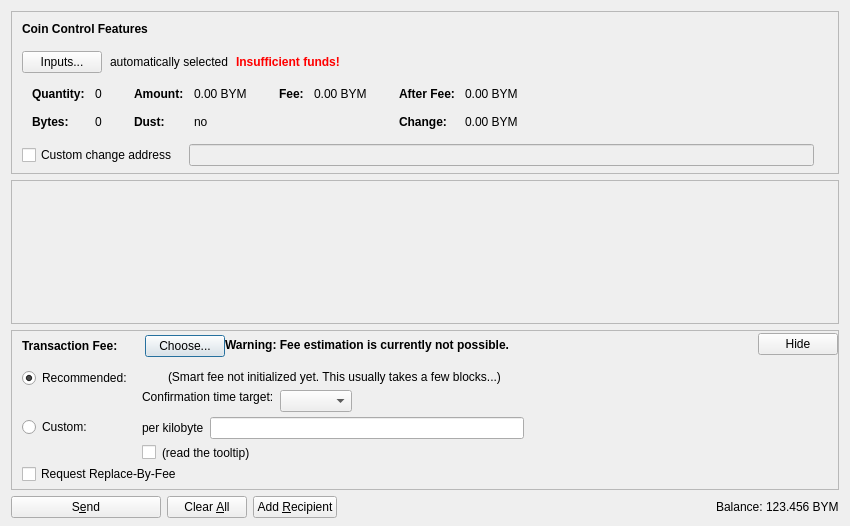
<?xml version="1.0" encoding="UTF-8"?>
<ui version="4.0">
 <class>SendCoinsDialog</class>
 <widget class="QDialog" name="SendCoinsDialog">
  <property name="geometry">
   <rect>
    <x>0</x>
    <y>0</y>
    <width>850</width>
    <height>526</height>
   </rect>
  </property>
  <property name="windowTitle">
   <string>Send Coins</string>
  </property>
  <layout class="QVBoxLayout" name="verticalLayout" stretch="0,1,0,0">
   <property name="bottomMargin">
    <number>8</number>
   </property>
   <item>
    <widget class="QFrame" name="frameCoinControl">
     <property name="sizePolicy">
      <sizepolicy hsizetype="Expanding" vsizetype="Expanding">
       <horstretch>0</horstretch>
       <verstretch>0</verstretch>
      </sizepolicy>
     </property>
     <property name="maximumSize">
      <size>
       <width>16777215</width>
       <height>16777215</height>
      </size>
     </property>
     <property name="frameShape">
      <enum>QFrame::StyledPanel</enum>
     </property>
     <property name="frameShadow">
      <enum>QFrame::Sunken</enum>
     </property>
     <layout class="QVBoxLayout" name="verticalLayoutCoinControl2">
      <property name="spacing">
       <number>0</number>
      </property>
      <property name="leftMargin">
       <number>0</number>
      </property>
      <property name="topMargin">
       <number>0</number>
      </property>
      <property name="rightMargin">
       <number>0</number>
      </property>
      <property name="bottomMargin">
       <number>6</number>
      </property>
      <item>
       <layout class="QVBoxLayout" name="verticalLayoutCoinControl" stretch="0,0,0,0,1">
        <property name="spacing">
         <number>0</number>
        </property>
        <property name="leftMargin">
         <number>10</number>
        </property>
        <property name="topMargin">
         <number>10</number>
        </property>
        <item>
         <layout class="QHBoxLayout" name="horizontalLayoutCoinControl1">
          <property name="bottomMargin">
           <number>15</number>
          </property>
          <item>
           <widget class="QLabel" name="labelCoinControlFeatures">
            <property name="sizePolicy">
             <sizepolicy hsizetype="Preferred" vsizetype="Maximum">
              <horstretch>0</horstretch>
              <verstretch>0</verstretch>
             </sizepolicy>
            </property>
            <property name="font">
             <font>
              <weight>75</weight>
              <bold>true</bold>
             </font>
            </property>
            <property name="styleSheet">
             <string notr="true">font-weight:bold;</string>
            </property>
            <property name="text">
             <string>Coin Control Features</string>
            </property>
           </widget>
          </item>
         </layout>
        </item>
        <item>
         <layout class="QHBoxLayout" name="horizontalLayoutCoinControl2" stretch="0,0,0,0">
          <property name="spacing">
           <number>8</number>
          </property>
          <property name="bottomMargin">
           <number>10</number>
          </property>
          <item>
           <widget class="QPushButton" name="pushButtonCoinControl">
            <property name="styleSheet">
             <string notr="true"/>
            </property>
            <property name="text">
             <string>Inputs...</string>
            </property>
            <property name="autoDefault">
             <bool>false</bool>
            </property>
           </widget>
          </item>
          <item>
           <widget class="QLabel" name="labelCoinControlAutomaticallySelected">
            <property name="text">
             <string>automatically selected</string>
            </property>
            <property name="margin">
             <number>5</number>
            </property>
           </widget>
          </item>
          <item>
           <widget class="QLabel" name="labelCoinControlInsuffFunds">
            <property name="font">
             <font>
              <weight>75</weight>
              <bold>true</bold>
             </font>
            </property>
            <property name="styleSheet">
             <string notr="true">color:red;font-weight:bold;</string>
            </property>
            <property name="text">
             <string>Insufficient funds!</string>
            </property>
            <property name="margin">
             <number>5</number>
            </property>
           </widget>
          </item>
          <item>
           <spacer name="horizontalSpacerCoinControl">
            <property name="orientation">
             <enum>Qt::Horizontal</enum>
            </property>
            <property name="sizeHint" stdset="0">
             <size>
              <width>40</width>
              <height>1</height>
             </size>
            </property>
           </spacer>
          </item>
         </layout>
        </item>
        <item>
         <widget class="QWidget" name="widgetCoinControl" native="true">
          <property name="sizePolicy">
           <sizepolicy hsizetype="Preferred" vsizetype="Preferred">
            <horstretch>0</horstretch>
            <verstretch>0</verstretch>
           </sizepolicy>
          </property>
          <property name="minimumSize">
           <size>
            <width>0</width>
            <height>0</height>
           </size>
          </property>
          <property name="styleSheet">
           <string notr="true"/>
          </property>
          <layout class="QHBoxLayout" name="horizontalLayoutCoinControl5">
           <property name="leftMargin">
            <number>0</number>
           </property>
           <property name="topMargin">
            <number>0</number>
           </property>
           <property name="rightMargin">
            <number>0</number>
           </property>
           <property name="bottomMargin">
            <number>0</number>
           </property>
           <item>
            <layout class="QHBoxLayout" name="horizontalLayoutCoinControl3" stretch="0,0,0,1">
             <property name="spacing">
              <number>20</number>
             </property>
             <property name="topMargin">
              <number>0</number>
             </property>
             <property name="bottomMargin">
              <number>10</number>
             </property>
             <item>
              <layout class="QFormLayout" name="formLayoutCoinControl1">
               <property name="horizontalSpacing">
                <number>10</number>
               </property>
               <property name="verticalSpacing">
                <number>14</number>
               </property>
               <property name="leftMargin">
                <number>10</number>
               </property>
               <property name="topMargin">
                <number>4</number>
               </property>
               <property name="rightMargin">
                <number>6</number>
               </property>
               <item row="0" column="0">
                <widget class="QLabel" name="labelCoinControlQuantityText">
                 <property name="font">
                  <font>
                   <weight>75</weight>
                   <bold>true</bold>
                  </font>
                 </property>
                 <property name="text">
                  <string>Quantity:</string>
                 </property>
                 <property name="margin">
                  <number>0</number>
                 </property>
                </widget>
               </item>
               <item row="0" column="1">
                <widget class="QLabel" name="labelCoinControlQuantity">
                 <property name="cursor">
                  <cursorShape>IBeamCursor</cursorShape>
                 </property>
                 <property name="contextMenuPolicy">
                  <enum>Qt::ActionsContextMenu</enum>
                 </property>
                 <property name="text">
                  <string notr="true">0</string>
                 </property>
                 <property name="margin">
                  <number>0</number>
                 </property>
                 <property name="textInteractionFlags">
                  <set>Qt::LinksAccessibleByMouse|Qt::TextSelectableByKeyboard|Qt::TextSelectableByMouse</set>
                 </property>
                </widget>
               </item>
               <item row="1" column="0">
                <widget class="QLabel" name="labelCoinControlBytesText">
                 <property name="font">
                  <font>
                   <weight>75</weight>
                   <bold>true</bold>
                  </font>
                 </property>
                 <property name="text">
                  <string>Bytes:</string>
                 </property>
                </widget>
               </item>
               <item row="1" column="1">
                <widget class="QLabel" name="labelCoinControlBytes">
                 <property name="cursor">
                  <cursorShape>IBeamCursor</cursorShape>
                 </property>
                 <property name="contextMenuPolicy">
                  <enum>Qt::ActionsContextMenu</enum>
                 </property>
                 <property name="text">
                  <string notr="true">0</string>
                 </property>
                 <property name="textInteractionFlags">
                  <set>Qt::LinksAccessibleByMouse|Qt::TextSelectableByKeyboard|Qt::TextSelectableByMouse</set>
                 </property>
                </widget>
               </item>
              </layout>
             </item>
             <item>
              <layout class="QFormLayout" name="formLayoutCoinControl2">
               <property name="horizontalSpacing">
                <number>10</number>
               </property>
               <property name="verticalSpacing">
                <number>14</number>
               </property>
               <property name="leftMargin">
                <number>6</number>
               </property>
               <property name="topMargin">
                <number>4</number>
               </property>
               <property name="rightMargin">
                <number>6</number>
               </property>
               <item row="0" column="0">
                <widget class="QLabel" name="labelCoinControlAmountText">
                 <property name="font">
                  <font>
                   <weight>75</weight>
                   <bold>true</bold>
                  </font>
                 </property>
                 <property name="text">
                  <string>Amount:</string>
                 </property>
                 <property name="margin">
                  <number>0</number>
                 </property>
                </widget>
               </item>
               <item row="0" column="1">
                <widget class="QLabel" name="labelCoinControlAmount">
                 <property name="cursor">
                  <cursorShape>IBeamCursor</cursorShape>
                 </property>
                 <property name="contextMenuPolicy">
                  <enum>Qt::ActionsContextMenu</enum>
                 </property>
                 <property name="text">
                  <string notr="true">0.00 BYM</string>
                 </property>
                 <property name="textInteractionFlags">
                  <set>Qt::LinksAccessibleByMouse|Qt::TextSelectableByKeyboard|Qt::TextSelectableByMouse</set>
                 </property>
                </widget>
               </item>
               <item row="1" column="0">
                <widget class="QLabel" name="labelCoinControlLowOutputText">
                 <property name="font">
                  <font>
                   <weight>75</weight>
                   <bold>true</bold>
                  </font>
                 </property>
                 <property name="text">
                  <string>Dust:</string>
                 </property>
                </widget>
               </item>
               <item row="1" column="1">
                <widget class="QLabel" name="labelCoinControlLowOutput">
                 <property name="cursor">
                  <cursorShape>IBeamCursor</cursorShape>
                 </property>
                 <property name="contextMenuPolicy">
                  <enum>Qt::ActionsContextMenu</enum>
                 </property>
                 <property name="text">
                  <string notr="true">no</string>
                 </property>
                 <property name="textInteractionFlags">
                  <set>Qt::LinksAccessibleByMouse|Qt::TextSelectableByKeyboard|Qt::TextSelectableByMouse</set>
                 </property>
                </widget>
               </item>
              </layout>
             </item>
             <item>
              <layout class="QFormLayout" name="formLayoutCoinControl3">
               <property name="horizontalSpacing">
                <number>10</number>
               </property>
               <property name="verticalSpacing">
                <number>14</number>
               </property>
               <property name="leftMargin">
                <number>6</number>
               </property>
               <property name="topMargin">
                <number>4</number>
               </property>
               <property name="rightMargin">
                <number>6</number>
               </property>
               <item row="0" column="0">
                <widget class="QLabel" name="labelCoinControlFeeText">
                 <property name="font">
                  <font>
                   <weight>75</weight>
                   <bold>true</bold>
                  </font>
                 </property>
                 <property name="text">
                  <string>Fee:</string>
                 </property>
                 <property name="margin">
                  <number>0</number>
                 </property>
                </widget>
               </item>
               <item row="0" column="1">
                <widget class="QLabel" name="labelCoinControlFee">
                 <property name="cursor">
                  <cursorShape>IBeamCursor</cursorShape>
                 </property>
                 <property name="contextMenuPolicy">
                  <enum>Qt::ActionsContextMenu</enum>
                 </property>
                 <property name="text">
                  <string notr="true">0.00 BYM</string>
                 </property>
                 <property name="textInteractionFlags">
                  <set>Qt::LinksAccessibleByMouse|Qt::TextSelectableByKeyboard|Qt::TextSelectableByMouse</set>
                 </property>
                </widget>
               </item>
              </layout>
             </item>
             <item>
              <layout class="QFormLayout" name="formLayoutCoinControl4">
               <property name="horizontalSpacing">
                <number>10</number>
               </property>
               <property name="verticalSpacing">
                <number>14</number>
               </property>
               <property name="leftMargin">
                <number>6</number>
               </property>
               <property name="topMargin">
                <number>4</number>
               </property>
               <property name="rightMargin">
                <number>6</number>
               </property>
               <item row="0" column="0">
                <widget class="QLabel" name="labelCoinControlAfterFeeText">
                 <property name="font">
                  <font>
                   <weight>75</weight>
                   <bold>true</bold>
                  </font>
                 </property>
                 <property name="text">
                  <string>After Fee:</string>
                 </property>
                 <property name="margin">
                  <number>0</number>
                 </property>
                </widget>
               </item>
               <item row="0" column="1">
                <widget class="QLabel" name="labelCoinControlAfterFee">
                 <property name="cursor">
                  <cursorShape>IBeamCursor</cursorShape>
                 </property>
                 <property name="contextMenuPolicy">
                  <enum>Qt::ActionsContextMenu</enum>
                 </property>
                 <property name="text">
                  <string notr="true">0.00 BYM</string>
                 </property>
                 <property name="textInteractionFlags">
                  <set>Qt::LinksAccessibleByMouse|Qt::TextSelectableByKeyboard|Qt::TextSelectableByMouse</set>
                 </property>
                </widget>
               </item>
               <item row="1" column="0">
                <widget class="QLabel" name="labelCoinControlChangeText">
                 <property name="font">
                  <font>
                   <weight>75</weight>
                   <bold>true</bold>
                  </font>
                 </property>
                 <property name="text">
                  <string>Change:</string>
                 </property>
                </widget>
               </item>
               <item row="1" column="1">
                <widget class="QLabel" name="labelCoinControlChange">
                 <property name="cursor">
                  <cursorShape>IBeamCursor</cursorShape>
                 </property>
                 <property name="contextMenuPolicy">
                  <enum>Qt::ActionsContextMenu</enum>
                 </property>
                 <property name="text">
                  <string notr="true">0.00 BYM</string>
                 </property>
                 <property name="textInteractionFlags">
                  <set>Qt::LinksAccessibleByMouse|Qt::TextSelectableByKeyboard|Qt::TextSelectableByMouse</set>
                 </property>
                </widget>
               </item>
              </layout>
             </item>
            </layout>
           </item>
          </layout>
         </widget>
        </item>
        <item>
         <layout class="QHBoxLayout" name="horizontalLayoutCoinControl4" stretch="0,0,0">
          <property name="spacing">
           <number>12</number>
          </property>
          <property name="sizeConstraint">
           <enum>QLayout::SetDefaultConstraint</enum>
          </property>
          <property name="topMargin">
           <number>5</number>
          </property>
          <property name="rightMargin">
           <number>5</number>
          </property>
          <item>
           <widget class="QCheckBox" name="checkBoxCoinControlChange">
            <property name="toolTip">
             <string>If this is activated, but the change address is empty or invalid, change will be sent to a newly generated address.</string>
            </property>
            <property name="text">
             <string>Custom change address</string>
            </property>
           </widget>
          </item>
          <item>
           <widget class="QValidatedLineEdit" name="lineEditCoinControlChange">
            <property name="enabled">
             <bool>false</bool>
            </property>
            <property name="sizePolicy">
             <sizepolicy hsizetype="Expanding" vsizetype="Fixed">
              <horstretch>0</horstretch>
              <verstretch>0</verstretch>
             </sizepolicy>
            </property>
           </widget>
          </item>
          <item>
           <widget class="QLabel" name="labelCoinControlChangeLabel">
            <property name="sizePolicy">
             <sizepolicy hsizetype="Preferred" vsizetype="Expanding">
              <horstretch>0</horstretch>
              <verstretch>0</verstretch>
             </sizepolicy>
            </property>
            <property name="minimumSize">
             <size>
              <width>0</width>
              <height>0</height>
             </size>
            </property>
            <property name="text">
             <string/>
            </property>
            <property name="margin">
             <number>3</number>
            </property>
           </widget>
          </item>
         </layout>
        </item>
        <item>
         <spacer name="verticalSpacerCoinControl">
          <property name="orientation">
           <enum>Qt::Vertical</enum>
          </property>
          <property name="sizeHint" stdset="0">
           <size>
            <width>800</width>
            <height>1</height>
           </size>
          </property>
         </spacer>
        </item>
       </layout>
      </item>
     </layout>
    </widget>
   </item>
   <item>
    <widget class="QScrollArea" name="scrollArea">
     <property name="widgetResizable">
      <bool>true</bool>
     </property>
     <widget class="QWidget" name="scrollAreaWidgetContents">
      <property name="geometry">
       <rect>
        <x>0</x>
        <y>0</y>
        <width>830</width>
        <height>104</height>
       </rect>
      </property>
      <layout class="QVBoxLayout" name="verticalLayout_2" stretch="0,1">
       <property name="leftMargin">
        <number>0</number>
       </property>
       <property name="topMargin">
        <number>0</number>
       </property>
       <property name="rightMargin">
        <number>0</number>
       </property>
       <property name="bottomMargin">
        <number>0</number>
       </property>
       <item>
        <layout class="QVBoxLayout" name="entries">
         <property name="spacing">
          <number>6</number>
         </property>
        </layout>
       </item>
       <item>
        <spacer name="verticalSpacer">
         <property name="orientation">
          <enum>Qt::Vertical</enum>
         </property>
         <property name="sizeHint" stdset="0">
          <size>
           <width>20</width>
           <height>40</height>
          </size>
         </property>
        </spacer>
       </item>
      </layout>
     </widget>
    </widget>
   </item>
   <item>
    <widget class="QFrame" name="frameFee">
     <property name="sizePolicy">
      <sizepolicy hsizetype="Expanding" vsizetype="Expanding">
       <horstretch>0</horstretch>
       <verstretch>0</verstretch>
      </sizepolicy>
     </property>
     <property name="maximumSize">
      <size>
       <width>16777215</width>
       <height>16777215</height>
      </size>
     </property>
     <property name="frameShape">
      <enum>QFrame::StyledPanel</enum>
     </property>
     <property name="frameShadow">
      <enum>QFrame::Sunken</enum>
     </property>
     <layout class="QVBoxLayout" name="verticalLayoutFee1">
      <property name="spacing">
       <number>0</number>
      </property>
      <property name="leftMargin">
       <number>0</number>
      </property>
      <property name="topMargin">
       <number>0</number>
      </property>
      <property name="rightMargin">
       <number>0</number>
      </property>
      <property name="bottomMargin">
       <number>0</number>
      </property>
      <item>
       <layout class="QVBoxLayout" name="verticalLayoutFee2" stretch="0,0,0">
        <property name="spacing">
         <number>0</number>
        </property>
        <property name="leftMargin">
         <number>10</number>
        </property>
        <property name="topMargin">
         <number>0</number>
        </property>
        <item>
         <layout class="QHBoxLayout" name="horizontalLayoutFee1">
          <property name="bottomMargin">
           <number>0</number>
          </property>
          <item>
           <layout class="QVBoxLayout" name="verticalLayoutFee7">
            <property name="spacing">
             <number>0</number>
            </property>
            <item>
             <spacer name="verticalSpacerSmartFee">
              <property name="orientation">
               <enum>Qt::Vertical</enum>
              </property>
              <property name="sizeType">
               <enum>QSizePolicy::Fixed</enum>
              </property>
              <property name="sizeHint" stdset="0">
               <size>
                <width>1</width>
                <height>4</height>
               </size>
              </property>
             </spacer>
            </item>
            <item>
             <layout class="QHBoxLayout" name="horizontalLayoutSmartFee">
              <property name="spacing">
               <number>10</number>
              </property>
              <item>
               <widget class="QLabel" name="labelFeeHeadline">
                <property name="sizePolicy">
                 <sizepolicy hsizetype="Preferred" vsizetype="Maximum">
                  <horstretch>0</horstretch>
                  <verstretch>0</verstretch>
                 </sizepolicy>
                </property>
                <property name="font">
                 <font>
                  <weight>75</weight>
                  <bold>true</bold>
                 </font>
                </property>
                <property name="styleSheet">
                 <string notr="true">font-weight:bold;</string>
                </property>
                <property name="text">
                 <string>Transaction Fee:</string>
                </property>
               </widget>
              </item>
              <item>
               <widget class="QLabel" name="labelFeeMinimized">
                <property name="text">
                 <string/>
                </property>
               </widget>
              </item>
              <item>
               <widget class="QPushButton" name="buttonChooseFee">
                <property name="text">
                 <string>Choose...</string>
                </property>
               </widget>
              </item>
             </layout>
            </item>
            <item>
             <spacer name="verticalSpacer_5">
              <property name="orientation">
               <enum>Qt::Vertical</enum>
              </property>
              <property name="sizeHint" stdset="0">
               <size>
                <width>1</width>
                <height>1</height>
               </size>
              </property>
             </spacer>
            </item>
           </layout>
          </item>
          <item>
           <widget class="QLabel" name="fallbackFeeWarningLabel">
            <property name="toolTip">
             <string>Using the fallbackfee can result in sending a transaction that will take several hours or days (or never) to confirm. Consider choosing your fee manually or wait until you have validated the complete chain.</string>
            </property>
            <property name="font">
            <font>
                <weight>75</weight>
                <bold>true</bold>
            </font>
            </property>
            <property name="text">
             <string>Warning: Fee estimation is currently not possible.</string>
            </property>
            <property name="wordWrap">
             <bool>false</bool>
            </property>
           </widget>
          </item>
          <item>
           <spacer name="horizontalSpacer_4">
            <property name="orientation">
             <enum>Qt::Horizontal</enum>
            </property>
            <property name="sizeType">
             <enum>QSizePolicy::MinimumExpanding</enum>
            </property>
            <property name="sizeHint" stdset="0">
             <size>
              <width>40</width>
              <height>20</height>
             </size>
            </property>
           </spacer>
          </item>
          <item>
           <widget class="QPushButton" name="buttonMinimizeFee">
            <property name="toolTip">
             <string>collapse fee-settings</string>
            </property>
            <property name="text">
             <string>Hide</string>
            </property>
           </widget>
          </item>
         </layout>
        </item>
        <item>
         <widget class="QFrame" name="frameFeeSelection">
          <layout class="QVBoxLayout" name="verticalLayoutFee12">
           <property name="spacing">
            <number>0</number>
           </property>
           <property name="leftMargin">
            <number>0</number>
           </property>
           <property name="topMargin">
            <number>0</number>
           </property>
           <property name="rightMargin">
            <number>0</number>
           </property>
           <property name="bottomMargin">
            <number>0</number>
           </property>
           <item>
            <layout class="QGridLayout" name="gridLayoutFee">
             <property name="topMargin">
              <number>10</number>
             </property>
             <property name="bottomMargin">
              <number>4</number>
             </property>
             <property name="horizontalSpacing">
              <number>10</number>
             </property>
             <property name="verticalSpacing">
              <number>4</number>
             </property>
             <item row="1" column="1">
              <layout class="QVBoxLayout" name="verticalLayoutFee8">
               <property name="spacing">
                <number>6</number>
               </property>
               <item>
                <layout class="QHBoxLayout" name="horizontalLayoutFee13">
                 <item>
                  <widget class="QLabel" name="labelCustomPerKilobyte">
                   <property name="toolTip">
                    <string>If the custom fee is set to 1000 satoshis and the transaction is only 250 bytes, then &quot;per kilobyte&quot; only pays 250 satoshis in fee, while &quot;total at least&quot; pays 1000 satoshis. For transactions bigger than a kilobyte both pay by kilobyte.</string>
                   </property>
                   <property name="text">
                    <string>per kilobyte</string>
                   </property>
                  </widget>
                 </item>
                 <item>
                  <widget class="BayemcoinAmountField" name="customFee"/>
                 </item>
                 <item>
                  <spacer name="horizontalSpacer_6">
                   <property name="orientation">
                    <enum>Qt::Horizontal</enum>
                   </property>
                   <property name="sizeHint" stdset="0">
                    <size>
                     <width>1</width>
                     <height>1</height>
                    </size>
                   </property>
                  </spacer>
                 </item>
                </layout>
               </item>
               <item>
                <layout class="QHBoxLayout" name="horizontalLayoutFee8">
                 <item>
                  <widget class="QCheckBox" name="checkBoxMinimumFee">
                   <property name="toolTip">
                    <string>Paying only the minimum fee is just fine as long as there is less transaction volume than space in the blocks. But be aware that this can end up in a never confirming transaction once there is more demand for bayemcoin transactions than the network can process.</string>
                   </property>
                   <property name="text">
                    <string/>
                   </property>
                  </widget>
                 </item>
                 <item>
                  <widget class="QLabel" name="labelMinFeeWarning">
                   <property name="enabled">
                    <bool>true</bool>
                   </property>
                   <property name="toolTip">
                    <string>Paying only the minimum fee is just fine as long as there is less transaction volume than space in the blocks. But be aware that this can end up in a never confirming transaction once there is more demand for bayemcoin transactions than the network can process.</string>
                   </property>
                   <property name="text">
                    <string>(read the tooltip)</string>
                   </property>
                   <property name="margin">
                    <number>5</number>
                   </property>
                  </widget>
                 </item>
                 <item>
                  <spacer name="horizontalSpacer_2">
                   <property name="orientation">
                    <enum>Qt::Horizontal</enum>
                   </property>
                   <property name="sizeHint" stdset="0">
                    <size>
                     <width>1</width>
                     <height>1</height>
                    </size>
                   </property>
                  </spacer>
                 </item>
                </layout>
               </item>
              </layout>
             </item>
             <item row="0" column="0">
              <layout class="QVBoxLayout" name="verticalLayoutFee4" stretch="0,1">
               <item>
                <widget class="QRadioButton" name="radioSmartFee">
                 <property name="text">
                  <string>Recommended:</string>
                 </property>
                 <property name="checked">
                  <bool>true</bool>
                 </property>
                 <attribute name="buttonGroup">
                  <string notr="true">groupFee</string>
                 </attribute>
                </widget>
               </item>
               <item>
                <spacer name="verticalSpacer_2">
                 <property name="orientation">
                  <enum>Qt::Vertical</enum>
                 </property>
                 <property name="sizeHint" stdset="0">
                  <size>
                   <width>1</width>
                   <height>1</height>
                  </size>
                 </property>
                </spacer>
               </item>
              </layout>
             </item>
             <item row="1" column="0">
              <layout class="QVBoxLayout" name="verticalLayoutFee9" stretch="0,1">
               <item>
                <widget class="QRadioButton" name="radioCustomFee">
                 <property name="text">
                  <string>Custom:</string>
                 </property>
                 <attribute name="buttonGroup">
                  <string notr="true">groupFee</string>
                 </attribute>
                </widget>
               </item>
               <item>
                <spacer name="verticalSpacer_6">
                 <property name="orientation">
                  <enum>Qt::Vertical</enum>
                 </property>
                 <property name="sizeHint" stdset="0">
                  <size>
                   <width>1</width>
                   <height>1</height>
                  </size>
                 </property>
                </spacer>
               </item>
              </layout>
             </item>
             <item row="0" column="1">
              <layout class="QVBoxLayout" name="verticalLayoutFee3" stretch="0,0,1">
               <property name="spacing">
                <number>6</number>
               </property>
               <property name="topMargin">
                <number>2</number>
               </property>
               <item>
                <layout class="QHBoxLayout" name="horizontalLayoutFee12">
                 <item>
                  <widget class="QLabel" name="labelSmartFee">
                   <property name="text">
                    <string/>
                   </property>
                   <property name="margin">
                    <number>2</number>
                   </property>
                  </widget>
                 </item>
                 <item>
                  <widget class="QLabel" name="labelFeeEstimation">
                   <property name="text">
                    <string/>
                   </property>
                  </widget>
                 </item>
                 <item>
                  <widget class="QLabel" name="labelSmartFee2">
                   <property name="text">
                    <string>(Smart fee not initialized yet. This usually takes a few blocks...)</string>
                   </property>
                   <property name="margin">
                    <number>2</number>
                   </property>
                  </widget>
                 </item>
                 <item>
                  <spacer name="horizontalSpacer_5">
                   <property name="orientation">
                    <enum>Qt::Horizontal</enum>
                   </property>
                   <property name="sizeHint" stdset="0">
                    <size>
                     <width>1</width>
                     <height>1</height>
                    </size>
                   </property>
                  </spacer>
                 </item>
                </layout>
               </item>
               <item>
                <layout class="QHBoxLayout" name="horizontalLayoutFee9">
                 <item>
                  <layout class="QVBoxLayout" name="verticalLayoutFee6">
                   <item>
                    <widget class="QLabel" name="labelSmartFee3">
                     <property name="text">
                      <string>Confirmation time target:</string>
                     </property>
                     <property name="margin">
                      <number>2</number>
                     </property>
                    </widget>
                   </item>
                   <item>
                    <spacer name="verticalSpacer_3">
                     <property name="orientation">
                      <enum>Qt::Vertical</enum>
                     </property>
                     <property name="sizeHint" stdset="0">
                      <size>
                       <width>1</width>
                       <height>1</height>
                      </size>
                     </property>
                    </spacer>
                   </item>
                  </layout>
                 </item>
                 <item>
                  <layout class="QVBoxLayout" name="verticalLayoutFee5">
                   <property name="rightMargin">
                    <number>30</number>
                   </property>
                   <item>
                    <layout class="QHBoxLayout" name="horizontalLayoutConfTarget">
                     <property name="bottomMargin">
                      <number>0</number>
                     </property>
                     <item>
                      <widget class="QComboBox" name="confTargetSelector"/>
                     </item>
                     <item>
                      <spacer name="horizontalSpacerConfTarget">
                       <property name="orientation">
                        <enum>Qt::Horizontal</enum>
                       </property>
                       <property name="sizeHint" stdset="0">
                        <size>
                         <width>40</width>
                         <height>20</height>
                        </size>
                       </property>
                      </spacer>
                     </item>
                    </layout>
                   </item>
                  </layout>
                 </item>
                </layout>
               </item>
               <item>
                <spacer name="verticalSpacer_4">
                 <property name="orientation">
                  <enum>Qt::Vertical</enum>
                 </property>
                 <property name="sizeHint" stdset="0">
                  <size>
                   <width>1</width>
                   <height>1</height>
                  </size>
                 </property>
                </spacer>
               </item>
              </layout>
             </item>
            </layout>
           </item>
           <item>
            <widget class="QCheckBox" name="optInRBF">
             <property name="text">
              <string>Request Replace-By-Fee</string>
             </property>
             <property name="toolTip">
              <string>Indicates that the sender may wish to replace this transaction with a new one paying higher fees (prior to being confirmed).</string>
             </property>
            </widget>
           </item>
          </layout>
         </widget>
        </item>
        <item>
         <spacer name="verticalSpacerFee">
          <property name="orientation">
           <enum>Qt::Vertical</enum>
          </property>
          <property name="sizeHint" stdset="0">
           <size>
            <width>40</width>
            <height>5</height>
           </size>
          </property>
         </spacer>
        </item>
       </layout>
      </item>
     </layout>
    </widget>
   </item>
   <item>
    <layout class="QHBoxLayout" name="horizontalLayout">
     <item>
      <widget class="QPushButton" name="sendButton">
       <property name="minimumSize">
        <size>
         <width>150</width>
         <height>0</height>
        </size>
       </property>
       <property name="toolTip">
        <string>Confirm the send action</string>
       </property>
       <property name="text">
        <string>S&amp;end</string>
       </property>
       <property name="icon">
        <iconset resource="../bayemcoin.qrc">
         <normaloff>:/icons/send</normaloff>:/icons/send</iconset>
       </property>
       <property name="autoDefault">
        <bool>false</bool>
       </property>
       <property name="default">
        <bool>false</bool>
       </property>
      </widget>
     </item>
     <item>
      <widget class="QPushButton" name="clearButton">
       <property name="sizePolicy">
        <sizepolicy hsizetype="Minimum" vsizetype="Fixed">
         <horstretch>0</horstretch>
         <verstretch>0</verstretch>
        </sizepolicy>
       </property>
       <property name="toolTip">
        <string>Clear all fields of the form.</string>
       </property>
       <property name="text">
        <string>Clear &amp;All</string>
       </property>
       <property name="icon">
        <iconset resource="../bayemcoin.qrc">
         <normaloff>:/icons/remove</normaloff>:/icons/remove</iconset>
       </property>
       <property name="autoDefault">
        <bool>false</bool>
       </property>
      </widget>
     </item>
     <item>
      <widget class="QPushButton" name="addButton">
       <property name="toolTip">
        <string>Send to multiple recipients at once</string>
       </property>
       <property name="text">
        <string>Add &amp;Recipient</string>
       </property>
       <property name="icon">
        <iconset resource="../bayemcoin.qrc">
         <normaloff>:/icons/add</normaloff>:/icons/add</iconset>
       </property>
       <property name="autoDefault">
        <bool>false</bool>
       </property>
      </widget>
     </item>
     <item>
      <spacer name="horizontalSpacer">
       <property name="orientation">
        <enum>Qt::Horizontal</enum>
       </property>
       <property name="sizeHint" stdset="0">
        <size>
         <width>40</width>
         <height>20</height>
        </size>
       </property>
      </spacer>
     </item>
     <item>
      <layout class="QHBoxLayout" name="horizontalLayout_2">
       <property name="spacing">
        <number>3</number>
       </property>
       <item>
        <widget class="QLabel" name="label">
         <property name="sizePolicy">
          <sizepolicy hsizetype="Preferred" vsizetype="Fixed">
           <horstretch>0</horstretch>
           <verstretch>0</verstretch>
          </sizepolicy>
         </property>
         <property name="text">
          <string>Balance:</string>
         </property>
        </widget>
       </item>
       <item>
        <widget class="QLabel" name="labelBalance">
         <property name="sizePolicy">
          <sizepolicy hsizetype="Preferred" vsizetype="Fixed">
           <horstretch>0</horstretch>
           <verstretch>0</verstretch>
          </sizepolicy>
         </property>
         <property name="cursor">
          <cursorShape>IBeamCursor</cursorShape>
         </property>
         <property name="text">
          <string notr="true">123.456 BYM</string>
         </property>
         <property name="textInteractionFlags">
          <set>Qt::LinksAccessibleByMouse|Qt::TextSelectableByKeyboard|Qt::TextSelectableByMouse</set>
         </property>
        </widget>
       </item>
      </layout>
     </item>
    </layout>
   </item>
  </layout>
 </widget>
 <customwidgets>
  <customwidget>
   <class>QValidatedLineEdit</class>
   <extends>QLineEdit</extends>
   <header>qvalidatedlineedit.h</header>
  </customwidget>
  <customwidget>
   <class>BayemcoinAmountField</class>
   <extends>QLineEdit</extends>
   <header>bayemcoinamountfield.h</header>
   <container>1</container>
  </customwidget>
 </customwidgets>
 <resources>
  <include location="../bayemcoin.qrc"/>
 </resources>
 <connections/>
 <buttongroups>
  <buttongroup name="groupFee"/>
 </buttongroups>
</ui>
